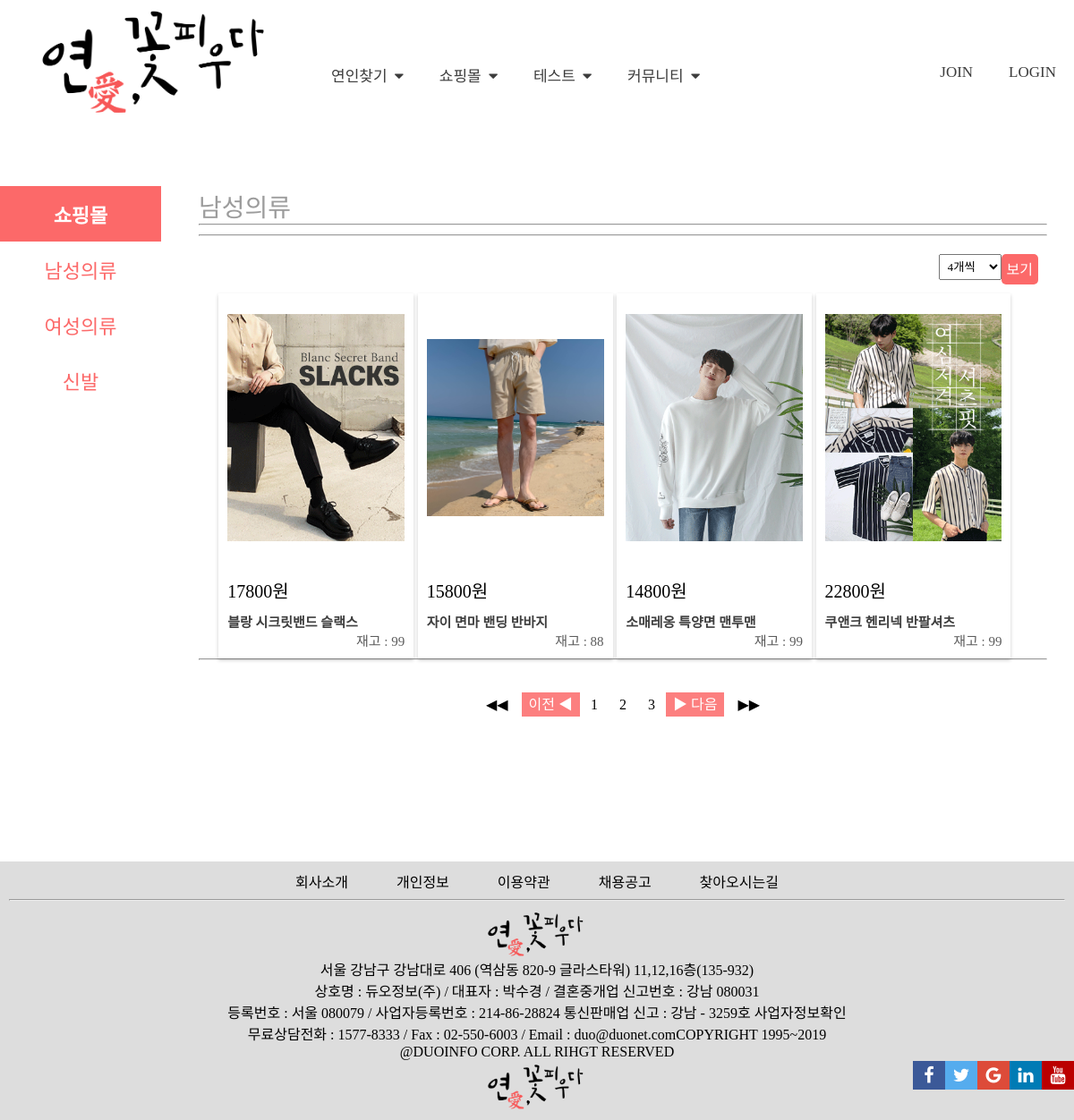
/sh_man/sh_man_list_0503_06_30.php?mode=man, run on the app's committed database.
### tables this page shows
CREATE TABLE `prd_shop_detail` (
  `shop_num` int(11) NOT NULL,
  `prd_num` int(11) NOT NULL AUTO_INCREMENT,
  `prd_regist_day` char(20) NOT NULL,
  `prd_name` varchar(30) NOT NULL,
  `prd_type` char(1) NOT NULL,
  `shop_price` char(7) NOT NULL,
  `shop_color` char(1) NOT NULL,
  `shop_size` char(1) NOT NULL,
  `shop_best` char(1) DEFAULT NULL,
  `shop_stock` char(3) NOT NULL,
  `file_name_0` varchar(50) DEFAULT NULL,
  `file_copied_0` varchar(50) DEFAULT NULL,
  `file_name_1` varchar(50) DEFAULT NULL,
  `file_copied_1` varchar(50) DEFAULT NULL,
  `file_name_2` varchar(50) DEFAULT NULL,
  `file_copied_2` varchar(50) DEFAULT NULL,
  `file_name_3` varchar(50) DEFAULT NULL,
  `file_copied_3` varchar(50) DEFAULT NULL,
  `file_name_4` varchar(50) DEFAULT NULL,
  `file_copied_4` varchar(50) DEFAULT NULL,
  `file_name_5` varchar(50) DEFAULT NULL,
  `file_copied_5` varchar(50) DEFAULT NULL,
  `file_name_6` varchar(50) DEFAULT NULL,
  `file_copied_6` varchar(50) DEFAULT NULL,
  `file_name_7` varchar(50) DEFAULT NULL,
  `file_copied_7` varchar(50) DEFAULT NULL,
  `file_name_8` varchar(50) DEFAULT NULL,
  `file_copied_8` varchar(50) DEFAULT NULL,
  `file_name_9` varchar(50) DEFAULT NULL,
  `file_copied_9` varchar(50) DEFAULT NULL,
  PRIMARY KEY (`prd_num`)
);

### sh_man/sh_man_list_0503_06_30.php (the view, shortened to what this page needs)
<?php
  include $_SERVER['DOCUMENT_ROOT']."/lotus/lib/db_connector.php";
  $sese=$type=$selected1=$selected2=$selected3=$selected4="";
  if($_GET['mode']=="man"){
    $name="남성의류";
    $list_name="man";
    $type="m";
  }else if($_GET['mode']=="woman"){
    $name="여성의류";
    $list_name="woman";
    $type="w";
  }else if($_GET['mode']=="shose"){
    $name="신발";
    $list_name="shose";
    $type="s";
  }
  $sql = "SELECT * from `prd_shop_detail` where `prd_type` = '$type' order by `shop_best` desc, `prd_num` desc;";
  $result = mysqli_query($conn, $sql) or die("실패원인 : " . mysqli_error($conn));
  $total = mysqli_num_rows($result);
  $list_count = 4;
  $total_page=($total % SCALE == 0 )?($total/SCALE):(ceil($total/SCALE));
  $page=(isset($_GET['page'])&&!empty($_GET['page']))?(test_input($_GET['page'])):(1);
  $start=($page -1) * SCALE;
?>
<!DOCTYPE html>
<html>
<head>
  <link rel="stylesheet" href="https://cdnjs.cloudflare.com/ajax/libs/font-awesome/4.7.0/css/font-awesome.min.css">
  <link rel="stylesheet" href="../css/common.css">
  <link rel="stylesheet" href="../css/header_sidenav.css">
  <link rel="stylesheet" href="../css/img_re.css">
  <link rel="stylesheet" href="./css/shop_list_0503_06_30.css">
</head>
<body>
  <?php include $_SERVER['DOCUMENT_ROOT']."/lotus/lib/header_sidenav.php"; ?>
<div class="main_body">
<div id="sidenav" class="sidenav">
  <a href="./sh_man_list_0503_06_30.php?mode=man">쇼핑몰</a>
  <a href="./sh_man_list_0503_06_30.php?mode=man">남성의류</a>
  <a href="./sh_man_list_0503_06_30.php?mode=woman">여성의류</a>
  <a href="./sh_man_list_0503_06_30.php?mode=shose">신발</a>
</div>
<div class="main">
  <div class="admin_title">
    <?=$name?>
  </div>
  <hr class="title_hr">
<hr class="title_hr">
<div class="prd_list" >
  <div class="ord_rg_prd">
    <div class="list_menu_option">
      <form action="./sh_man_list_0503_06_30.php?mode=<?=$list_name?>" method="post">
        <input type="submit" name="" value="보기">
        <select class="" name="option_list_count">
          <option value="4" <?=$selected1?>>4개씩</option>
        </select>
      </form>
    </div>
  </div>
  <div class="body_prd_list">
        <?php
        for ($i=$start; $i < $start+$list_count && $i<$total; $i++) {
          mysqli_data_seek($result, $i);
          $row = mysqli_fetch_array($result);
          $prd_name=$row['prd_name'];
          $shop_price=$row['shop_price'];
          $shop_stock=$row['shop_stock'];
          $file_copied_0=$row['file_copied_0'];
          for ($j=0; $j < 10; $j++) {
            $file_name[$j]=$row["file_name_$j"];
            $file_copied[$j]=$row["file_copied_$j"];
            if (!empty($file_name[$j])) {
              $file_copied_0=$file_copied[$j];
              $j=11;
            }
          }
          ?>
          <div class="prd_list_cont">
            <form action="./sh_man_list_0503_06_30.php?mode=<?=$list_name?>&page=<?=$page?>" method="post">
              <div class="p_li_img responsive-center">
                <button type="submit" name="button"><img src="./img/<?=$file_copied_0?>" alt="<?=$prd_name?>"></button>
              </div>
              <div class="prd_best">
              </div>
              <div class="prd_price">
                <?=$shop_price?>원
              </div>
              <div class="prd_name">
                <?=$prd_name?>
              </div>
              <div class="prd_info">
                재고 : <?=$shop_stock?>
              </div>
            </form>
          </div>
          <?php
        }
         ?>
  </div>
</div>
<hr class="title_hr">
<div class="page_to">
  <div class="page_to_in">
    <a href="./sh_man_list_0503_06_30.php?page=1&mode=<?=$list_name?>">◀◀</a>
    <?php
         if ($page>1) {
               $page_go=$page-1;
                echo '<a class="previous" href="./sh_man_list_0503_06_30.php?page='.$page_go.'&mode='.$list_name.'">이전 ◀</a>';
              }else {
                echo '<a class="previous" href="./sh_man_list_0503_06_30.php?page=1&mode='.$list_name.'">이전 ◀</a>';
              }
              for ($i=1; $i <= $total_page ; $i++) {
                if($page==$i){
                  echo "<a>&nbsp;$i&nbsp;</a>";
                }else{
                  echo "<a href='./sh_man_list_0503_06_30.php?page=$i&mode='.$list_name.''>&nbsp;$i&nbsp;</a>";
                }
              }
              if ($total_page==0) {
                echo '<a class="next" href="./sh_man_list_0503_06_30.php?page=1&mode='.$list_name.'">▶ 다음</a>';
              }elseif ($page+1>$total_page) {
                $page_end=$total_page;
                echo '<a class="next" href="./sh_man_list_0503_06_30.php?page='.$page_end.'&mode='.$list_name.'">▶ 다음</a>';
              }else{
                $page_go=$page+1;
                echo '<a class="next" href="./sh_man_list_0503_06_30.php?page='.$page_go.'&mode='.$list_name.'">▶ 다음</a>';
              }
              ?>
    <a href="./sh_man_list_0503_06_30.php?page=<?=$total_page?>&mode=<?=$list_name?>">▶▶</a>
  </div>
</div>
<p>&nbsp;</p>
<p>&nbsp;</p>
</div>
</div>
<?php include $_SERVER['DOCUMENT_ROOT']."/lotus/lib/footer.php"; ?>
</body>
</html>

### css/common.css (style rules this page uses)
* { box-sizing: border-box; font-family:'Binggrae'; }
body, h2, h3 { margin: 0; }

### css/header_sidenav.css (style rules this page uses)
.main_body { width: 100%; }
.sidenav { position: fixed; min-width: 15%; z-index: 1; top: 200px; left: 0px; overflow-x: hidden; padding: 8px 0; background-color: white; }
.sidenav a { padding: 15px 30px ; text-decoration: none; font-size: 22px; color: rgba(252, 105, 105, 1); text-align: center; display: block; }
.sidenav :first-child { color: white; font-weight: bold; background-color: rgba(252, 105, 105, 1); }
.main { max-width: 85%; margin-left: 15%; margin-top: 200px; font-size: 28px; padding: 10px 30px; }
@media screen and (max-width: 1400px) { .main { max-width: 84.5%; margin-left: 15%; } }
@media screen and (max-width: 1200px) { .main { max-width: 84%; margin-left: 15.5%; } }

### css/img_re.css (style rules this page uses)
img { object-fit: scale-down; }
.responsive-center { position: relative; width: 100%; height: 100%; }
.responsive-center img { position: absolute; max-height: 100%; max-width: 100%; top: 0; bottom: 0; left: 0; right: 0; margin: auto; }
.responsive-center button { padding: 0; margin: 0; background-color: inherit; cursor: pointer; border: none; width: inherit; height: inherit; }

### sh_man/css/shop_list_0503_06_30.css (style rules this page uses)
.admin_title { color:rgb(156, 156, 156); float:left; }
.title_hr { size:1; width:100%; clear: both; margin: 10px 0; padding: 0; }
.main { max-width: 85%; margin-left: 16%; margin-top: 200px; font-size: 28px; padding: 10px 30px; }
.page_to a { text-decoration:none; padding: 5px 8px; font-size: 16px; color: black; }
.page_to .previous, .page_to .next { background-color: rgba(252, 105, 105, 0.85); color: white; }
.page_to { position:relative; margin: 30px 0 10% 0; }
.page_to_in { position:absolute; text-align: center; width:50%; left:0; right:0; margin-left:auto; margin-right:auto; }
.prd_list { padding: 10px; }
.ord_rg_prd * { float: right; padding: 0; margin:0; }
.list_menu_option { margin-left: 10px; }
.ord_rg_prd input , .admin_btn { border: none; background-color: rgba(252, 105, 105, 1); color: rgb(255, 255, 255); border-radius: 5px; padding: 4px 6px 6px 6px; font-size: 16px; cursor: pointer; }
.ord_rg_prd select { padding: 5px; }
.body_prd_list { clear: both; width: 100%; padding: 10px; }
.prd_list_cont { display: block; float: left; width: 24%; max-height: 450px; margin: 0 0.25%; padding: 10px; box-shadow: 0 2px 4px 0 rgba(0,0,0,0.2); font-size: 15px; }
.prd_list_cont * { padding: 0; margin: 0; }
.p_li_img { text-align: center; vertical-align :middle; height: 280px; margin-bottom: 10px; }
.prd_best { text-align: right; font-size: 13px; height: 17px; }
.prd_price { font-size: 20px; margin-bottom: 10px; }
.prd_name { color: #3e3e3e; font-weight: bold; }
.prd_info { color: #5b5b5b; text-align: right; }

### data on the page
prd_shop_detail: shows a picture, shop_price "17800", prd_name "블랑 시크릿밴드 슬랙스", shop_stock "99"
prd_shop_detail: shows a picture, shop_price "15800", prd_name "자이 면마 밴딩 반바지", shop_stock "88"
prd_shop_detail: shows a picture, shop_price "14800", prd_name "소매레옹 특양면 맨투맨", shop_stock "99"
prd_shop_detail: shows a picture, shop_price "22800", prd_name "쿠앤크 헨리넥 반팔셔츠", shop_stock "99"

### other printed values
$name "남성의류"
